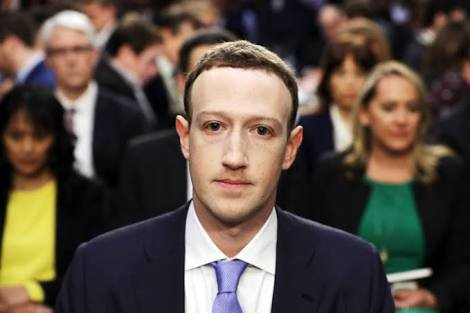
#> input picture zuker.jpg, 470 x 313 px
$ jupyter execute open_CV_intro_to_facedetection.ipynb
#> lines starting #> are read from the running program, lines starting #| are printed output that depends on the picture
[cell 1]
import cv2
import numpy as np

[cell 2]
import matplotlib.pyplot as plt

[cell 3]
img = cv2.imread("zuker.jpg",1) #1=> color img, 0=>b/w img
#> img is the input picture: shape (313, 470, 3); mean B, G, R 67.9, 77.8, 90.3
#open cv loads image in BGR format. To see exact, convert into RBG format

[cell 4]
plt.imshow(img)  #type of img is nd-numpy array

[cell 5]
img.shape
#> Out = (313, 470, 3)

[cell 6]
print(img)
#> (printed output is left out)

[cell 7]
# Get clear idea on numpy

[cell 8]
exact_img = cv2.cvtColor(img,cv2.COLOR_BGR2RGB)

[cell 9]
plt.imshow(exact_img)

[cell 10]
haar_cascade_face =cv2.CascadeClassifier("haar.xml")

[cell 11]
faces_rects = haar_cascade_face.detectMultiScale(exact_img, scaleFactor = 1.2, minNeighbors = 5)
#> faces_rects = [[368, 85, 63, 63], [2, 119, 53, 53], [169, 78, 135, 135]]

[cell 12]
plt.imshow(exact_img, cmap='gray')

[cell 13]
print(faces_rects)
#| [[368  85  63  63]
#|  [  2 119  53  53]
#|  [169  78 135 135]]

[cell 14]
print(len(faces_rects))
#| 3

[cell 15]
for (x,y,w,h) in faces_rects:
     cv2.rectangle(exact_img, (x, y), (x+w, y+h), (150, 250, 50), 5)
#> this loop made 3 passes
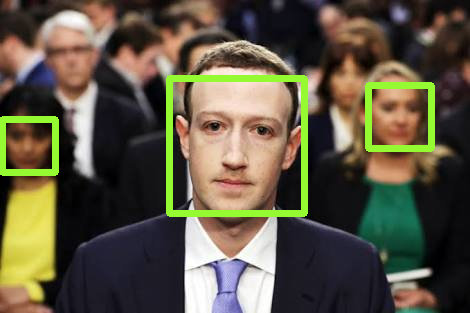
#> exact_img: shape (313, 470, 3); mean R, G, B 93.2, 86.2, 67.3
